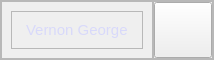
        <widget class="QFrame" name="topMenu">
         <property name="minimumSize">
          <size>
           <width>0</width>
           <height>60</height>
          </size>
         </property>
         <property name="maximumSize">
          <size>
           <width>16777215</width>
           <height>60</height>
          </size>
         </property>
         <property name="styleSheet">
          <string notr="true">#topMenu {
	background-color: #5E5C8D;
}</string>
         </property>
         <property name="frameShape">
          <enum>QFrame::StyledPanel</enum>
         </property>
         <property name="frameShadow">
          <enum>QFrame::Raised</enum>
         </property>
         <layout class="QGridLayout" name="gridLayout_19">
          <property name="leftMargin">
           <number>0</number>
          </property>
          <property name="topMargin">
           <number>0</number>
          </property>
          <property name="rightMargin">
           <number>0</number>
          </property>
          <property name="bottomMargin">
           <number>0</number>
          </property>
          <property name="spacing">
           <number>0</number>
          </property>
          <item row="0" column="0">
           <widget class="QFrame" name="frame_10">
            <property name="frameShape">
             <enum>QFrame::StyledPanel</enum>
            </property>
            <property name="frameShadow">
             <enum>QFrame::Raised</enum>
            </property>
            <layout class="QGridLayout" name="gridLayout_23">
             <item row="0" column="0">
              <widget class="QFrame" name="frame_16">
               <property name="frameShape">
                <enum>QFrame::StyledPanel</enum>
               </property>
               <property name="frameShadow">
                <enum>QFrame::Raised</enum>
               </property>
               <layout class="QGridLayout" name="gridLayout_24">
                <property name="leftMargin">
                 <number>0</number>
                </property>
                <property name="topMargin">
                 <number>0</number>
                </property>
                <property name="rightMargin">
                 <number>0</number>
                </property>
                <property name="bottomMargin">
                 <number>0</number>
                </property>
                <property name="spacing">
                 <number>0</number>
                </property>
                <item row="0" column="0">
                 <widget class="QLabel" name="nameTopMenu">
                  <property name="font">
                   <font>
                    <family>Microsoft YaHei UI</family>
                    <pointsize>11</pointsize>
                   </font>
                  </property>
                  <property name="styleSheet">
                   <string notr="true">#nameTopMenu {
	color: #D8D9FA;
	padding: 0 10px;
}</string>
                  </property>
                  <property name="text">
                   <string>Vernon George</string>
                  </property>
                 </widget>
                </item>
               </layout>
              </widget>
             </item>
            </layout>
           </widget>
          </item>
          <item row="0" column="1">
           <widget class="QFrame" name="frame_15">
            <property name="minimumSize">
             <size>
              <width>60</width>
              <height>0</height>
             </size>
            </property>
            <property name="maximumSize">
             <size>
              <width>60</width>
              <height>16777215</height>
             </size>
            </property>
            <property name="frameShape">
             <enum>QFrame::StyledPanel</enum>
            </property>
            <property name="frameShadow">
             <enum>QFrame::Raised</enum>
            </property>
            <layout class="QGridLayout" name="gridLayout_20">
             <property name="leftMargin">
              <number>0</number>
             </property>
             <property name="topMargin">
              <number>0</number>
             </property>
             <property name="rightMargin">
              <number>0</number>
             </property>
             <property name="bottomMargin">
              <number>0</number>
             </property>
             <property name="spacing">
              <number>0</number>
             </property>
             <item row="0" column="0">
              <widget class="QPushButton" name="moreBtn">
               <property name="cursor">
                <cursorShape>PointingHandCursor</cursorShape>
               </property>
               <property name="styleSheet">
                <string notr="true">#moreBtn{
	padding: 20px 0;
}

#moreBtn:hover{
	background-color: #363459;
}</string>
               </property>
               <property name="text">
                <string/>
               </property>
               <property name="icon">
                <iconset resource="images.qrc">
                 <normaloff>:/icons/icons/more.png</normaloff>:/icons/icons/more.png</iconset>
               </property>
               <property name="iconSize">
                <size>
                 <width>20</width>
                 <height>20</height>
                </size>
               </property>
              </widget>
             </item>
            </layout>
           </widget>
          </item>
         </layout>
        </widget>
